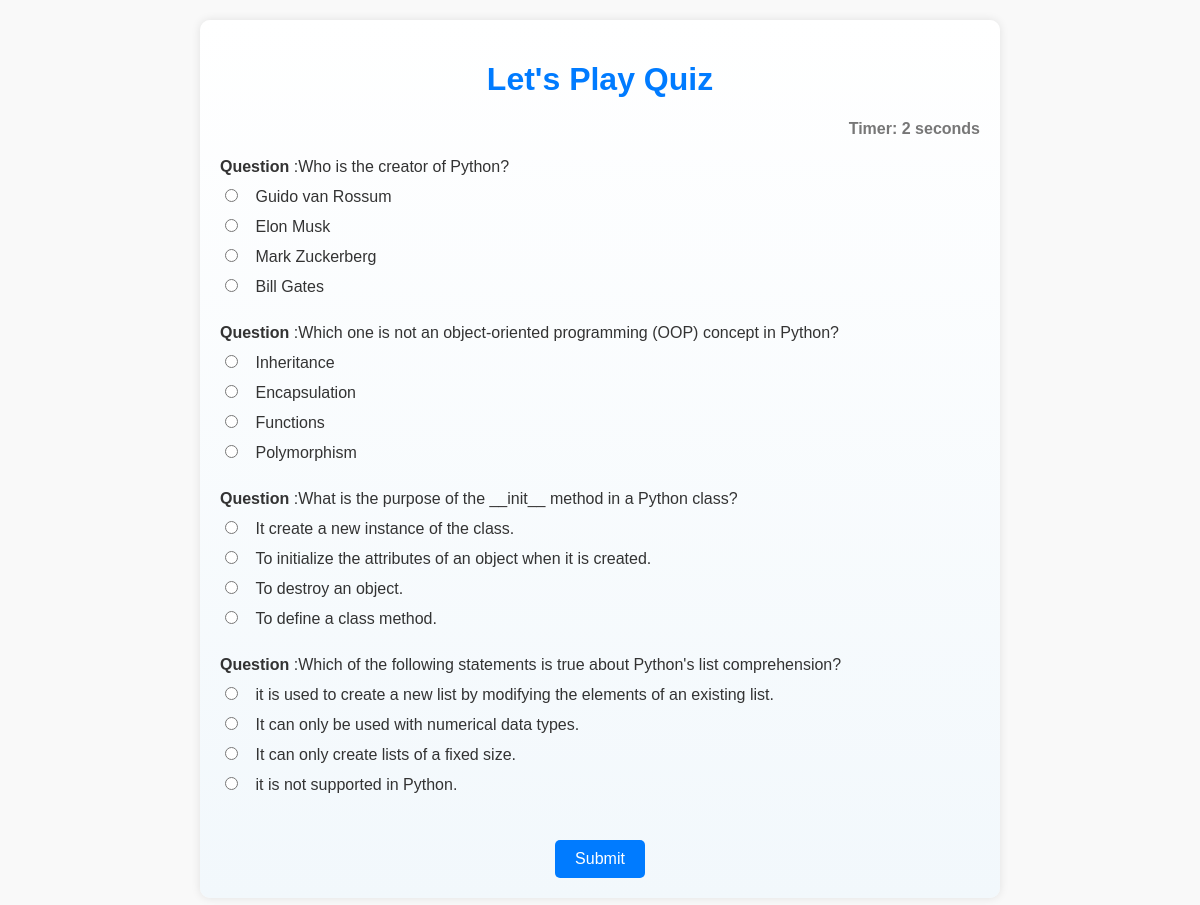
The app's page /quiz/ with its own data.
### myapp/models.py (models this page shows, shortened)
class QuesModel(models.Model):
    question = models.CharField(max_length=200,null=True)
    op1 = models.CharField(max_length=200,null=True)
    op2 = models.CharField(max_length=200,null=True)
    op3 = models.CharField(max_length=200,null=True)
    op4 = models.CharField(max_length=200,null=True)
    ans = models.CharField(max_length=200,null=True)

### myapp/views.py (the view)
# urls.py: path('quiz/',views.quiz_home,name='quiz_home'),
def quiz_home(request):
    if request.method == 'POST':
        print(request.POST)
        questions=QuesModel.objects.all()
        score=0
        wrong=0
        correct=0
        total=0
        for q in questions:
            total+=1
            if q.ans ==  request.POST.get(q.question):
                score+=10
                correct+=1
            else:
                wrong+=1
        percent = score/(total*10) *100
        context = {
            'score':score,
            'time': request.POST.get('timer'),
            'correct':correct,
            'wrong':wrong,
            'percent':percent,
            'total':total
        }
        return render(request,'result.html',context)
    else:
        questions=QuesModel.objects.all()
        context = {
            'questions':questions
        }
        return render(request,'quiz_home.html',context)

### myapp/templates/quiz_home.html (shortened to what this page needs)
<!DOCTYPE html>
<html lang="en">
<head>
</head>
<body>
    <div class="container">
        <h1>Let's Play Quiz</h1>
        <div id="displaytimer"><b>Timer: 0 seconds</b></div>
        <form method='post' action=''>
            {% for q in questions %}
            <div class="form-group">
                <label for="question"> <strong>Question</strong> :{{ q.question }}</label>
            </div>
            <div class="form-check">
                <input class="form-check-input" type="radio" name="{{ q.question }}" id="gridRadios1" value="Op1" required>
                <label class="form-check-label" for="gridRadios1">
                    {{ q.op1 }}
                </label>
            </div>
            <div class="form-check">
                <input class="form-check-input" type="radio" name="{{ q.question }}" id="gridRadios2" value="Op2" required>
                <label class="form-check-label" for="gridRadios2">
                    {{ q.op2 }}
                </label>
            </div>
            <div class="form-check">
                <input class="form-check-input" type="radio" name="{{ q.question }}" id="gridRadios3" value="Op3" required>
                <label class="form-check-label" for="gridRadios3">
                    {{ q.op3 }}
                </label>
            </div>
            <div class="form-check">
                <input class="form-check-input" type="radio" name="{{ q.question }}" id="gridRadios4" value="Op4" required>
                <label class="form-check-label" for="gridRadios4">
                    {{ q.op4 }}
                </label>
            </div>
            <br>
            {% endfor %}
            <br>
            <button type="submit" class="btn btn-primary">Submit</button>
        </form>
    </div>
</body>
</html>

### myapp/templates/quiz_home.html (style rules this page uses)
body { font-family: Arial, sans-serif; margin: 0 auto; max-width: 800px; padding: 20px; background-color: #f9f9f9; color: #333; }
.container { text-align: center; background: linear-gradient(to bottom, #ffffff 0%, #f2f8fc 100%); border-radius: 10px; box-shadow: 0 0 10px rgba(0, 0, 0, 0.1); padding: 20px; }
.form-group { text-align: left; margin-bottom: 10px; }
.form-check { text-align: left; margin-bottom: 10px; }
.form-check-label { margin-left: 10px; }
#displaytimer { text-align: right; margin-bottom: 20px; color: #777; }
h1 { color: #007bff; }
.btn-primary { background-color: #007bff; border: none; padding: 10px 20px; border-radius: 5px; color: #fff; cursor: pointer; font-size: 16px; transition: background-color 0.3s; }

### records on screen
QuesModel: question "Who is the creator of Python?", op1 "Guido van Rossum", op2 "Elon Musk", op3 "Mark Zuckerberg", op4 "Bill Gates"
QuesModel: question "Which one is not an object-oriented programming (OOP) concept in Python?", op1 "Inheritance", op2 "Encapsulation", op3 "Functions", op4 "Polymorphism"
QuesModel: question "What is the purpose of the __init__ method in a Python class?", op1 "It create a new instance of the class.", op2 "To initialize the attributes of an object when it is created.", op3 "To destroy an object.", op4 "To define a class method."
QuesModel: question "Which of the following statements is true about Python's list comprehension?", op1 "it is used to create a new list by modifying the elements of an existing list.", op2 "It can only be used with numerical data types.", op3 "It can only create lists of a fixed size.", op4 "it is not supported in Python."
